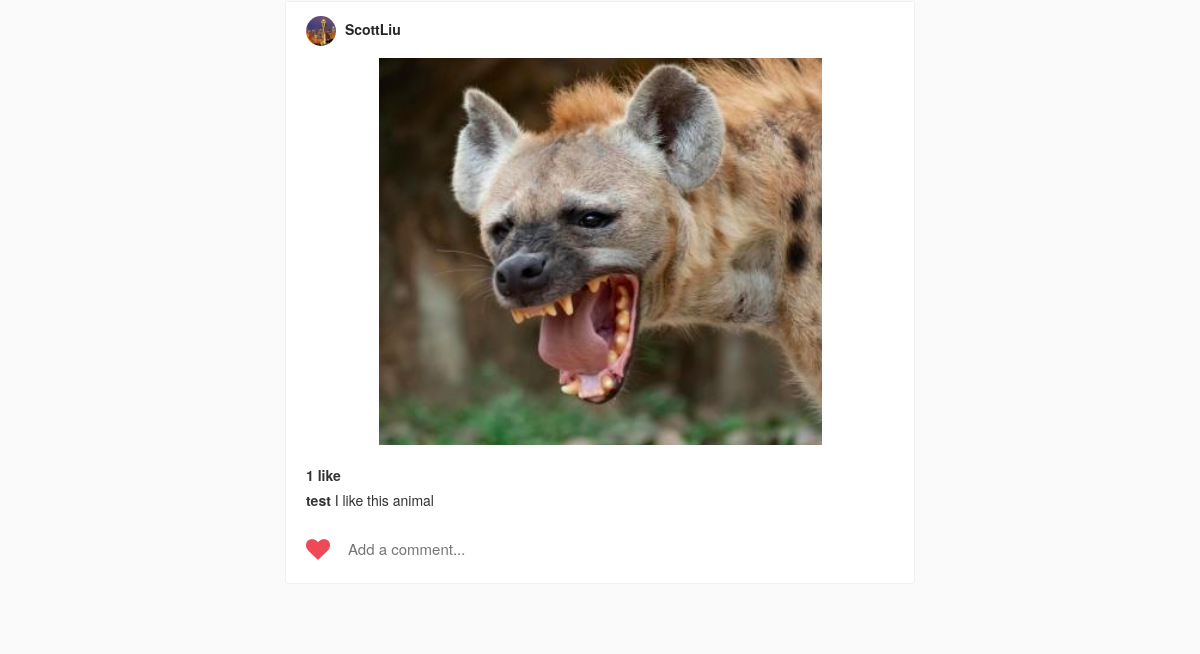
Before: / (signed in, lower part) with the older database file.
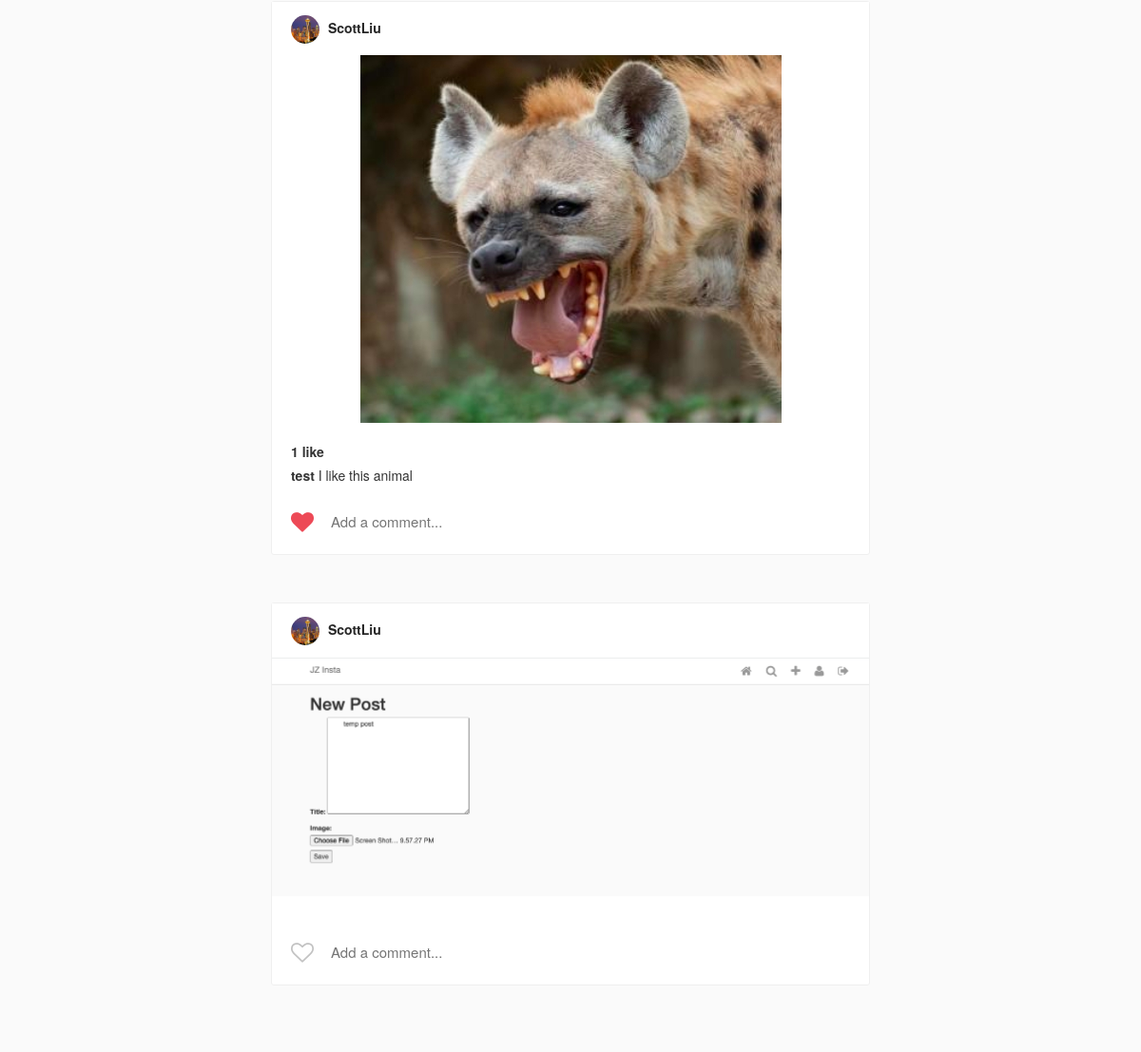
After: the same page with the newer database file.
### Insta/models.py (models this page shows, shortened)
class Post(models.Model):
    author = models.ForeignKey( #Post也应该是一个foreign key，因为其应是指向某一个发这个post的用户
        InstaUser,
        on_delete = models.CASCADE,
        related_name = 'my_posts' #当我处于当前用户时，我可以通过my_posts来找到我发过的posts.
    )
    title = models.TextField(blank = True, null = True)
    image = ProcessedImageField(
        upload_to = 'static/images/posts', #image 都储存在post里面
        format = 'JPEG',
        options = {'quality':100},
        blank = True,
        null = True,
    )
    def get_like_count(self):
        return self.likes.count()
    posted_on = models.DateTimeField(
        auto_now_add=True,
        editable=False,
    )

class InstaUser(AbstractUser): #在继承Django中自带的AbstractUser后再自己定义一个profile picture
    profile_pic = ProcessedImageField(
        upload_to = 'static/images/profiles',
        format = 'JPEG',
        options = {'quality':100},
        blank = True,
        null = True,
    )

class Comment(models.Model):
    post = models.ForeignKey(Post, on_delete=models.CASCADE, related_name='comments',)
    user = models.ForeignKey(InstaUser, on_delete=models.CASCADE)
    comment = models.CharField(max_length=100)
    posted_on = models.DateTimeField(auto_now_add=True, editable=False)

### Insta/views.py (the view)
# urls.py: path('', PostsView.as_view(), name = 'posts'),#当传递进来的路径是posts的时候，我们会用PostsView.as_view()这个函数
class PostsView(ListView): #ListView 会将所有的posts生成为一个lists传递给index.html,用于里面的for loop显示
    model = Post
    template_name = 'index.html'
    def get_queryset(self):
        if not self.request.user.is_authenticated:
            return
        current_user = self.request.user
        following = set()
        for conn in UserConnection.objects.filter(creator=current_user).select_related('following'):
            following.add(conn.following)
        return Post.objects.filter(author__in=following)

### Insta/templatetags/custom_tags.py (called while the page is built)
@register.simple_tag
def has_user_liked_post(post, user):
    try:
        like = Like.objects.get(post=post, user=user)
        return "fa-heart"
    except:
        return "fa-heart-o"

### templates/index.html (shortened to what this page needs)
{% extends "base.html" %}
{% load custom_tags %}
{% block content %}
<div class="cards-listing">
    {% for post in object_list %}
        <div class="row">
            <div class="card view-update {{ post.pk }}">
                <div class="card__panel-head">
                    <div class="poster__info">
                        <a href="{% url 'user_detail' post.author.id%}" class="poster__name">
                            {% if post.author.profile_pic %}
                                <img class="poster__profilepic" src="/{{ post.author.profile_pic }}">
                            {% endif %}
                            {{ post.author.username }}
                        </a>
                    </div>
                </div>
                <a href="{% url 'post_detail' post.pk %}">
                    <img class="card__main-image" src="/{{ post.image }}">
                </a>
                <div class="card__panel-body">
                    <div class="likes">
                        {% if post.get_like_count %}
                            {{ post.get_like_count }} like{% if post.get_like_count > 1 %}s{% endif %}
                        {% endif %}
                    </div>
                    <ul class="comment-list">
                        {% for comment in post.comments.all %}
                        <li class="comment-list__comment">
                            <a href="{% url 'user_detail' comment.user.pk %}" class="user">
                                {{ comment.user.username }}
                            </a>
                            <span class="comment">{{ comment.comment }}</span>
                        </li>
                        {% endfor %}
                    </ul>
                    <section class = "input-row">
                        <i class="fa {% has_user_liked_post post user %} submit-like" aria-hidden="true"></i>
                        <div class="comment-input-wrapper">
                            <input class="add-comment" type="text" placeholder="Add a comment...">
                        </div>
                    </section>
                </div>
            </div>
        </div>
    {% endfor %}
</div>
{% endblock content %}

Changed rows visible on the page:
added Post: author.profile_pic (picture), author.username "ScottLiu", image (picture)
